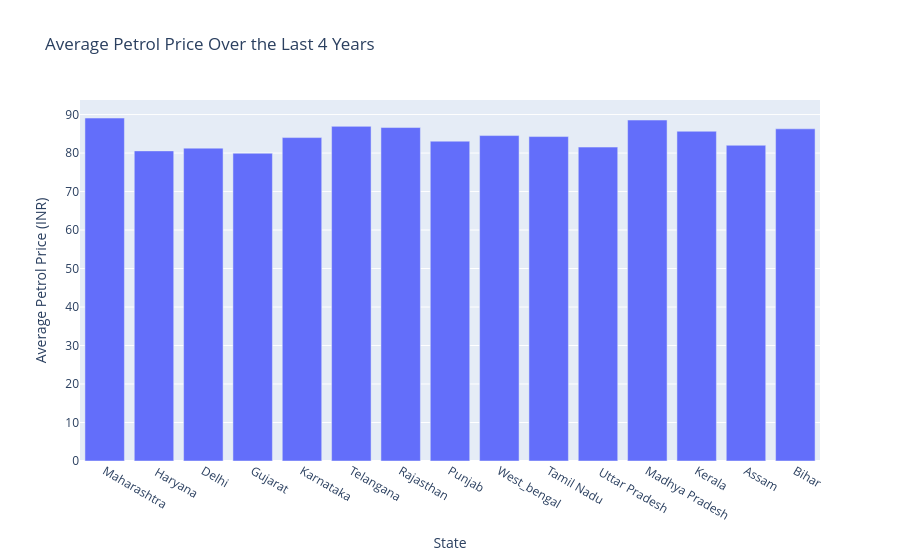

The notebook cell this image was saved under:
### Code cell
average_prices = df.drop('date', axis=1).mean(axis=0).reset_index()
average_prices.columns = ['State', 'Average Petrol Price']

fig = px.bar(
    average_prices,
    x='State',
    y='Average Petrol Price',
    title='Average Petrol Price Over the Last 4 Years',
    labels={'Average Petrol Price': 'Average Petrol Price (INR)'}
)

fig.show()

### Figure 1 — Plotly figure (JSON) as saved in the notebook; plotly's stock layout.template omitted (floating-point values rounded to 4 significant figures)
{"data": [{"hovertemplate": "State=%{x}<br>Average Petrol Price (INR)=%{y}<extra></extra>", "legendgroup": "", "marker": {"color": "#636efa", "pattern": {"shape": ""}}, "name": "", "orientation": "v", "showlegend": false, "textposition": "auto", "type": "bar", "x": ["Maharashtra", " Haryana", "Delhi", "Gujarat", "Karnataka", "Telangana", "Rajasthan", "Punjab", "West_bengal", "Tamil Nadu", " Uttar Pradesh", "Madhya Pradesh", "Kerala", "Assam", "Bihar"], "xaxis": "x", "y": [89.09, 80.56, 81.28, 79.95, 84.02, 86.94, 86.63, 83.09, 84.54, 84.28, 81.55, 88.57, 85.67, 82.02, 86.29], "yaxis": "y"}], "layout": {"barmode": "relative", "legend": {"tracegroupgap": 0}, "title": {"text": "Average Petrol Price Over the Last 4 Years"}, "xaxis": {"anchor": "y", "domain": [0, 1], "title": {"text": "State"}}, "yaxis": {"anchor": "x", "domain": [0, 1], "title": {"text": "Average Petrol Price (INR)"}}}}
